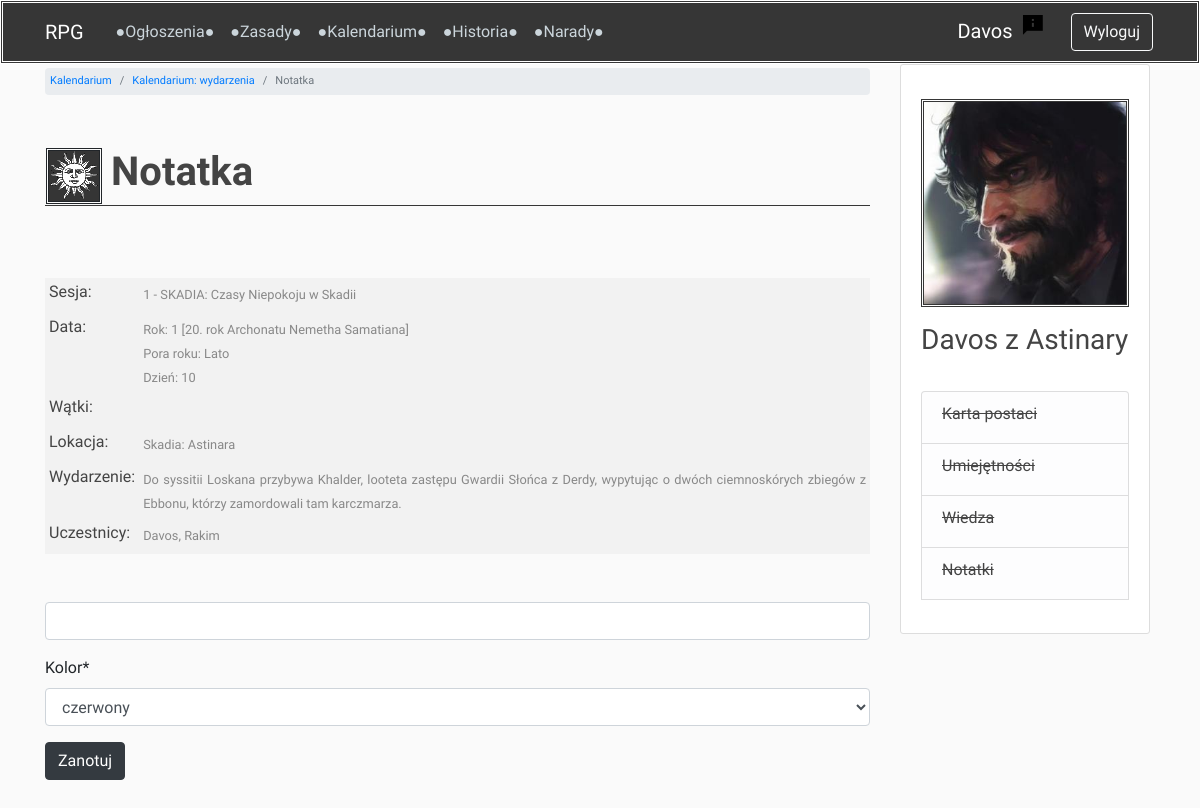
Page /timeline/210/event-note/ (signed in) on the earlier database version.
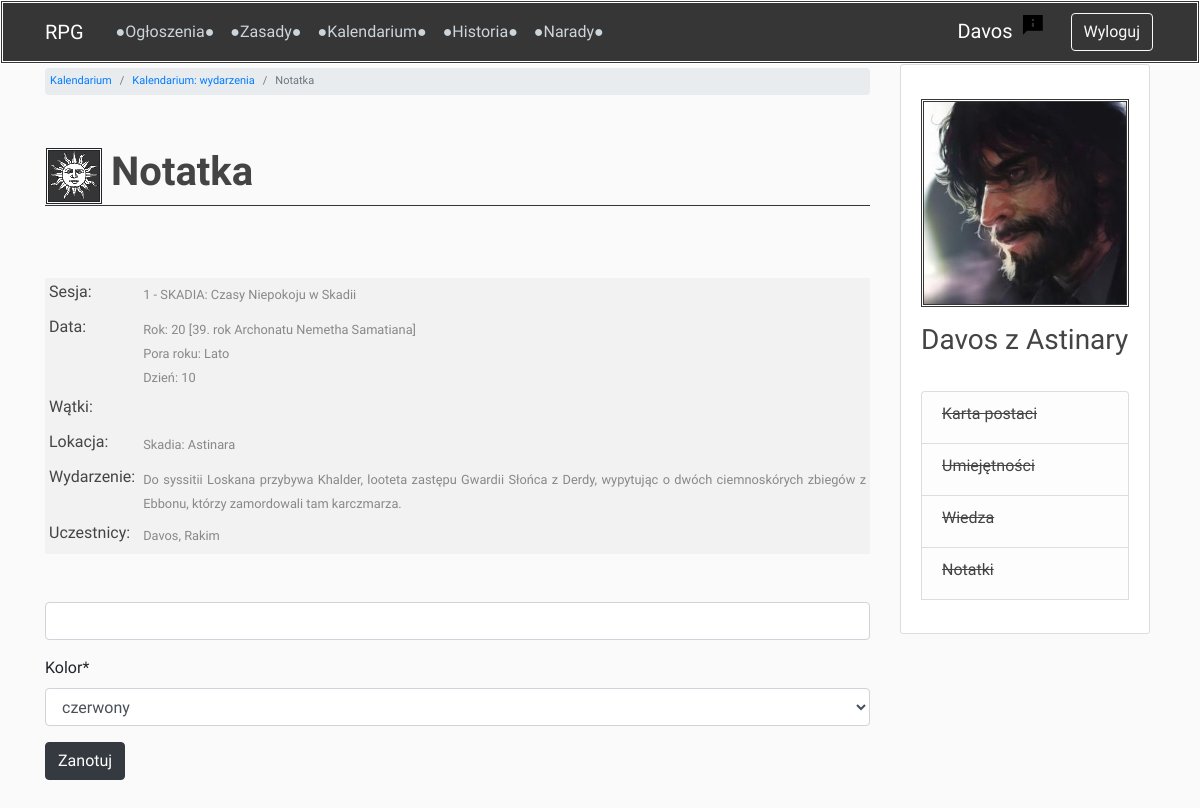
Same page on the later database version.
### timeline/models.py (models this page shows, shortened)
class Event(models.Model):
    game_no = models.ForeignKey(GameSession, related_name='events', blank=True, null=True, on_delete=models.PROTECT)
    year = models.IntegerField()
    season = models.CharField(max_length=10, choices=SEASONS)
    day_start = models.PositiveSmallIntegerField(validators=[MinValueValidator(1), MaxValueValidator(90)])
    day_end = models.PositiveSmallIntegerField(blank=True, null=True,
                                               validators=[MinValueValidator(1), MaxValueValidator(90)])
    threads = models.ManyToManyField(Thread, related_name='events', blank=True)
    description = models.TextField(max_length=4000)
    participants = models.ManyToManyField(Profile,
                                          related_name='events_participated',
                                          limit_choices_to=
                                          Q(character_status='active_player') |
                                          Q(character_status='inactive_player') |
                                          Q(character_status='dead_player'),
                                          blank=True)
    informed = models.ManyToManyField(Profile,
                                      related_name='events_informed',
                                      limit_choices_to=
                                      Q(character_status='active_player') |
                                      Q(character_status='inactive_player'),
                                      blank=True)
    general_location = models.ForeignKey(GeneralLocation, null=True, on_delete=models.SET_NULL)
    specific_locations = models.ManyToManyField(SpecificLocation, related_name='events')
    class Meta:
        ordering = ['year', 'season', 'day_start', 'day_end', 'description', 'game_no']

class GameSession(models.Model):
    game_no = models.IntegerField(null=True)
    title = models.CharField(max_length=200, blank=True, null=True)
    date = models.DateField(blank=True, null=True)
    def __str__(self):
        return f'{self.game_no} - {self.title}'
    class Meta:
        ordering = ['game_no']

class GeneralLocation(models.Model):
    name = models.CharField(max_length=100)
    def __str__(self):
        return self.name
    class Meta:
        ordering = ['name']

### timeline/views.py (the view)
# urls.py: path('<int:event_id>/event-note/', event_note_view, name='event-note'),
@login_required
def event_note_view(request, event_id):
    obj = get_object_or_404(Event, id=event_id)
    current_note = None
    participants = ', '.join(p.character_name.split(' ', 1)[0] for p in obj.participants.all())
    informed = ', '.join(p.character_name.split(' ', 1)[0] for p in obj.informed.all())
    try:
        current_note = EventNote.objects.get(event=obj, author=request.user)
    except EventNote.DoesNotExist:
        pass
    if request.method == 'POST':
        form = EventNoteForm(request.POST, instance=current_note)
        if form.is_valid():
            note = form.save(commit=False)
            note.author = request.user
            note.event = obj
            note.save()
            messages.success(request, f'Dodano notatkę!')
            _next = request.POST.get('next', '/')
            return HttpResponseRedirect(_next)
    else:
        form = EventNoteForm(instance=current_note)
    context = {
        'page_title': 'Notatka',
        'event': obj,
        'form': form,
        'participants': participants,
        'informed': informed
    }
    return render(request, 'timeline/event_note.html', context)

### timeline/forms.py
class EventNoteForm(forms.ModelForm):
    class Meta:
        model = EventNote
        fields = [
            'text',
            'color'
        ]
    text = forms.CharField(
        label='',
        required=False,
        widget=PagedownWidget(
            attrs={
                'placeholder': 'Twoja notatka (max. 4000 znaków)*',
                'rows': 10,
                'cols': 60
            }
        )
    )
    def __init__(self, *args, **kwargs):
        super(EventNoteForm, self).__init__(*args, **kwargs)
        self.fields['color'].label = 'Kolor'

### forum/templatetags/custom_filters.py (called while the page is built)
@register.filter
def get_first_word(text):
    return text.split(' ', 1)[0]

### timeline/models.py (called while the page is built)
    def __str__(self):
        return self.name

### timeline/templates/timeline/event_note.html (shortened to what this page needs)
{% extends 'base.html' %}
{% load crispy_forms_tags %}
{% block breadcrumb %}
    <li class="breadcrumb-item"><a href="{% url 'timeline-main' %}">Kalendarium</a></li>
    <li class="breadcrumb-item"><a href="javascript:history.go(-1)">Kalendarium: wydarzenia</a></li>
    <li class="breadcrumb-item active">{{ page_title }}</li>
{% endblock breadcrumb %}
{% block content %}
    <br><br><br>
    <table class="forms">
        {% if event.game_no %}
        <tr>
            <td><h6>Sesja:</h6></td>
            <td class="justify"><small>{{ event.game_no }}</small></td>
        </tr>
        {% endif %}
        <tr>
            <td><h6>Data:</h6></td>
            <td class="justify">
                <small>
                    Rok: {{ event.year }}  [{{ event.year|add:19 }}. rok Archonatu Nemetha Samatiana]<br>
                    Pora roku:
                    {% if event.season == '1' %}
                        Wiosna
                    {% elif event.season == '2' %}
                        Lato
                    {% elif event.season == '3' %}
                        Jesień
                    {% elif event.season == '4' %}
                        Zima
                    {% endif %}
                    <br>
                    Dzień:
                    {% if event.day_end %}
                        {{ event.day_start }}-{{ event.day_end }}
                    {% else %}
                        {{ event.day_start }}
                    {% endif %}
                </small>
            </td>
        </tr>
        <tr>
            <td><h6>Wątki:</h6></td>
            <td class="justify">
            </td>
        </tr>
        <tr>
            <td><h6>Lokacja:</h6></td>
            <td class="justify">
                <small>{{ event.general_location }}:
                    {% for loc in event.specific_locations.all %}
                    {{ loc }}
                    {% endfor %}
                </small>
            </td>
        </tr>
        <tr>
            <td><h6>Wydarzenie:</h6></td>
            <td class="justify"><small>{{ event.description }}</small></td>
        </tr>
        <tr>
            <td><h6>Uczestnicy:</h6></td>
            <td><small>{{ participants }}</small></td>
        </tr>
    </table><br><br>
    <form method="POST" enctype="multipart/form-data">
        {{ form|crispy }}
        <input class="btn btn-dark" type="submit" value="Zanotuj">
    </form>
{% endblock content %}

Differences in the rows shown:
changed Event "1 - SKADIA: Czasy Niepokoju w Skadii": year "1" → "20"; year|add "20" → "39"
